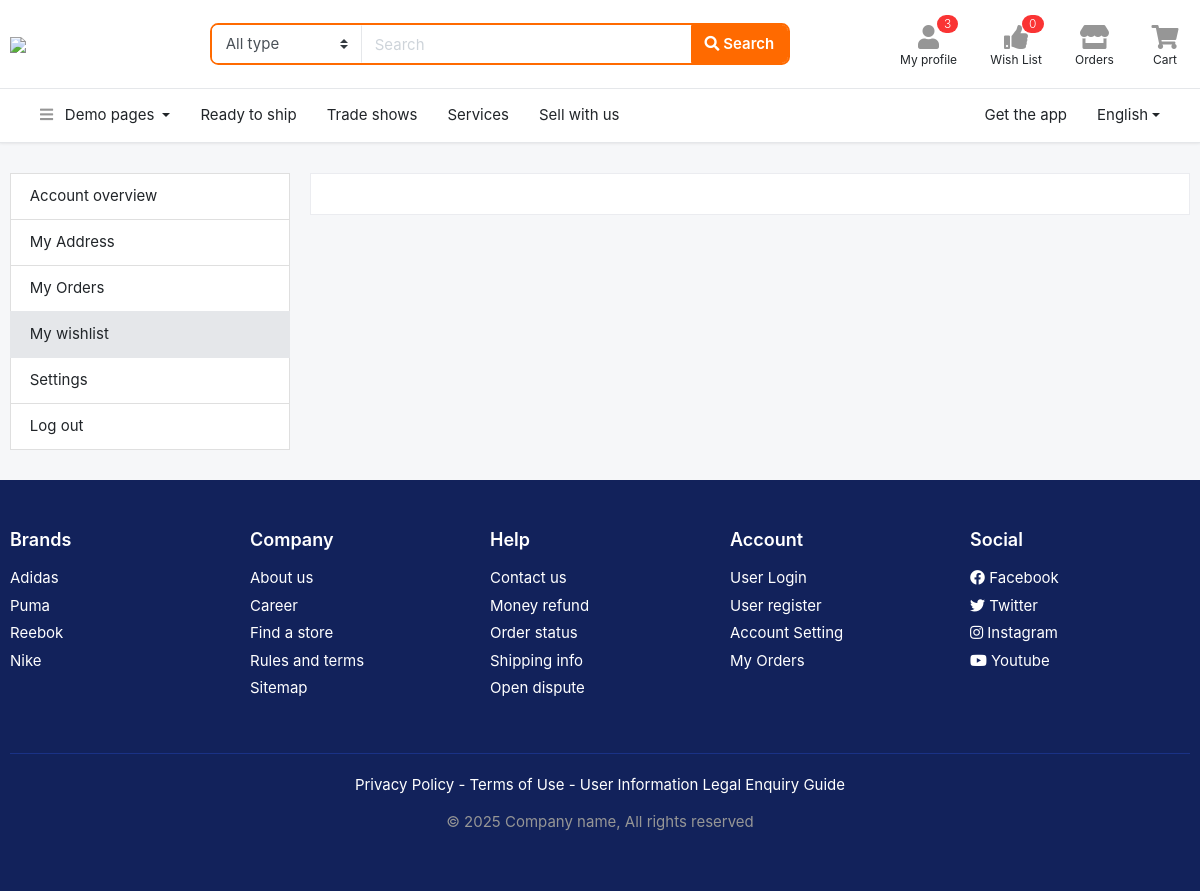
Before: /my-wishlist/ (signed in) with the older database file.
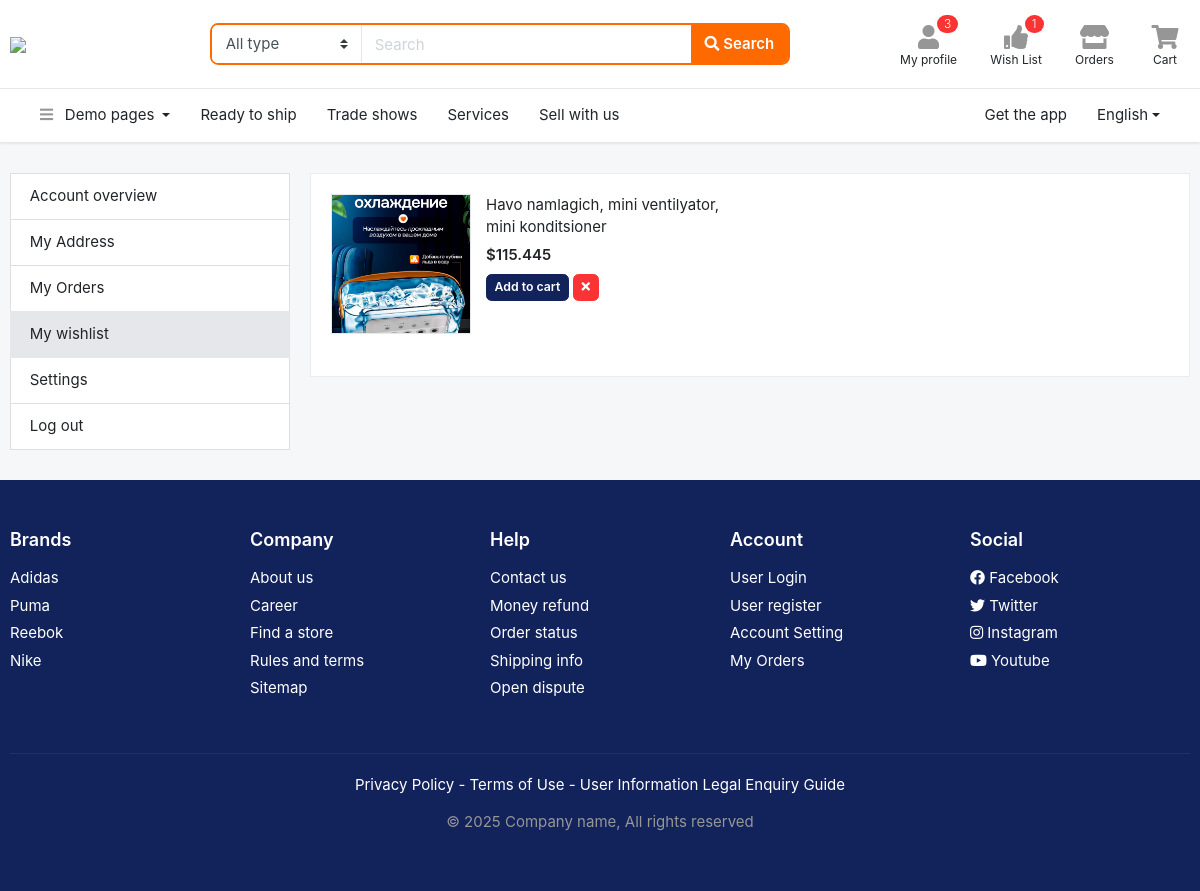
After: the same page with the newer database file.
### users/models.py (models this page shows, shortened)
class User(AbstractUser):
    class GENDER(models.TextChoices):
        MALE = 'male', 'male'
        FEMALE = 'female', 'female'
    phone = models.CharField(max_length=13)
    gender = models.CharField(max_length=10, choices=GENDER.choices, blank=True, null=True)
    city = models.CharField(max_length=50, blank=True, null=True)
    country = models.CharField(max_length=50, blank=True, null=True)
    confirmation_code = models.CharField(max_length=6, blank=True, null=True)
    confirmed = models.BooleanField(default=False)

### main/models.py (models this page shows, shortened)
class Favorite(models.Model):
    user = models.ForeignKey(User, on_delete=models.CASCADE)
    product = models.ForeignKey(Product, on_delete=models.CASCADE)
    created_at = models.DateTimeField(auto_now_add=True)

class Product(models.Model):
    name = models.CharField(max_length=255)
    slug = models.SlugField(max_length=255, unique=True, blank=True, null=True)
    brand = models.CharField(max_length=255, blank=True, null=True)
    price = models.FloatField(validators=[MinValueValidator(0.0)])
    description = models.TextField(blank=True, null=True)
    guarantee = models.CharField(max_length=255, blank=True, null=True)
    delevery_time = models.CharField(max_length=255, blank=True, null=True)
    country = models.CharField(max_length=255, blank=True, null=True)
    rating = models.FloatField(validators=[MinValueValidator(1.0), MaxValueValidator(5.0)], default=5.0)
    views = models.PositiveIntegerField(default=0)
    sub_category = models.ForeignKey(SubCategory, on_delete=models.CASCADE)
    created_at = models.DateTimeField(auto_now_add=True)

class Image(models.Model):
    image = models.ImageField(upload_to='images/', null=True, blank=True)
    product = models.ForeignKey(Product, on_delete=models.CASCADE)

### main/views.py (the view)
# urls.py: path('my-wishlist/', WishListView.as_view(), name='wishlist'),
class WishListView(LoginRequiredMixin,View):
    def get(self, request):
        favorites = Favorite.objects.filter(user=request.user)
        context = {
            'favorites': favorites,
        }
        return render(request,'wishlist.html', context)

### templates/wishlist.html
{% extends 'base.html' %}
{% block content %}
<section class="section-content padding-y">
    <div class="container">
        <div class="row">
            <aside class="col-md-3">
                <nav class="list-group">
                    <a class="list-group-item" href="{% url 'profile' %}"> Account overview </a>
                    <a class="list-group-item" href="{% url 'profile-address' %}"> My Address </a>
                    <a class="list-group-item" href="{% url 'orders' %}"> My Orders </a>
                    <a class="list-group-item active" href="{% url 'wishlist' %}"> My wishlist </a>
                    <a class="list-group-item" href="{% url 'profile-settings' %}"> Settings </a>
                    <a class="list-group-item" href="{% url 'logaut' %}"> Log out </a>
                </nav>
            </aside>
            <main class="col-md-9">
                <article class="card">
                    <div class="card-body">
                        <div class="row">
                            {% for favorite in favorites %}
                                <div class="col-md-6">
                                <figure class="itemside mb-4">
                                    <div class="aside"><img src="{{ favorite.product.image_set.first.image.url }}" class="border img-md"></div>
                                    <figcaption class="info">
                                        <a href="#" class="title">{{ favorite.product.name }}</a>
                                        <p class="price mb-2">${{ favorite.product.price }}</p>
                                        <a href="{% url 'add-to-cart' favorite.product.id %}" class="btn btn-secondary btn-sm"> Add to cart </a>
                                        <a href="{% url 'remove-from-wishlist' favorite.id %}" class="btn btn-danger btn-sm" data-toggle="tooltip" title=""
                                           data-original-title="Remove from wishlist"> <i class="fa fa-times"></i> </a>
                                    </figcaption>
                                </figure>
                            </div>
                                </div>
                            {% endfor %}
                    </div>
                </article>
            </main>
        </div>
    </div>
</section>
{% endblock %}

### templates/base.html (shortened to what the changed rows need)
<!DOCTYPE HTML>
{% load static %}
<html lang="en">
<head>
<link href="/static/css/bootstrap.css?v=2.0" rel="stylesheet" type="text/css"/>
<link href="/static/fonts/fontawesome/css/all.min.css?v=2.0" type="text/css" rel="stylesheet">
<link href="/static/css/ui.css?v=2.0" rel="stylesheet" type="text/css"/>
<link href="/static/css/responsive.css?v=2.0" rel="stylesheet" type="text/css" />
</head>
<body>
<header class="section-header">
<section class="header-main border-bottom">
	<div class="container">
		<div class="row align-items-center">
			<div class="col-xl-4 col-lg-4 col-md-6">
				<div class="widgets-wrap float-md-right">
					<div class="widget-header mr-3">
						<a href="{% url 'wishlist' %}" class="widget-view">
							<div class="icon-area">
								<i class="fa fa-thumbs-up"></i>
								<span class="notify">{{ request.user.favorite_set.count }}</span>
							</div>
						</a>
					</div>
				</div>
			</div>
		</div>
	</div>
</section>
</header>
{% block content %} {% endblock %}
</body>
</html>

Changed rows visible on the page:
changed User: user.favorite_set.count "0" → "1"
added Favorite: product.image_set.first.image (picture), product.name "Havo namlagich, mini ventilyator, mini konditsioner", product.price "115.445"
